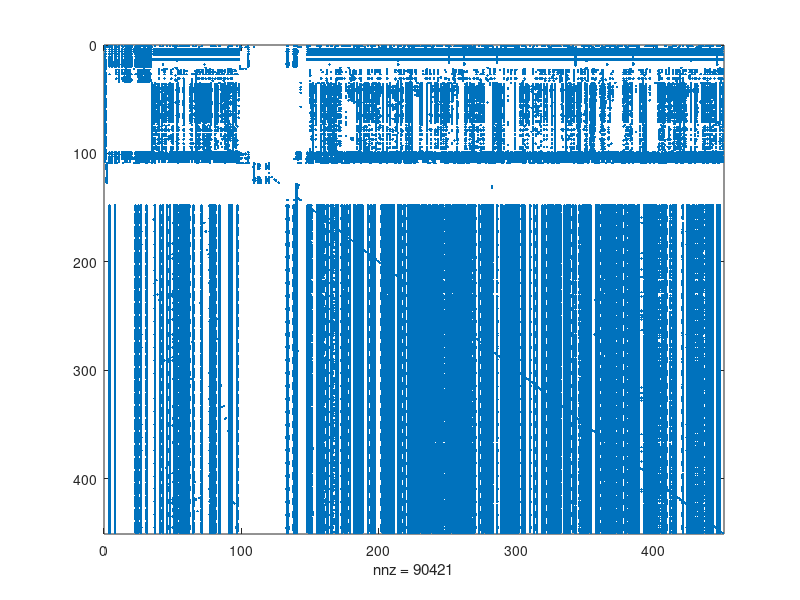

Recreate this plot in MATLAB.
load('WIKI450_ISO.mat')

n = [3, 10, 7, 12, 5];

for i = 1:length(n)
    G(n(i), :) = 0;  % Remove all outgoing edges from node n(i)
    G(:, n(i)) = 0;  % Remove all incoming edges to node n(i)
end

spy(G);